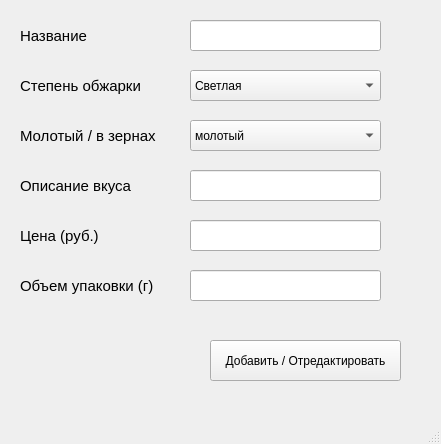
<?xml version="1.0" encoding="UTF-8"?>
<ui version="4.0">
 <class>MainWindow</class>
 <widget class="QMainWindow" name="MainWindow">
  <property name="geometry">
   <rect>
    <x>0</x>
    <y>0</y>
    <width>441</width>
    <height>444</height>
   </rect>
  </property>
  <property name="windowTitle">
   <string>Добавить элемент</string>
  </property>
  <widget class="QWidget" name="centralwidget">
   <widget class="QLineEdit" name="line1">
    <property name="geometry">
     <rect>
      <x>190</x>
      <y>20</y>
      <width>191</width>
      <height>31</height>
     </rect>
    </property>
   </widget>
   <widget class="QLineEdit" name="line2">
    <property name="geometry">
     <rect>
      <x>190</x>
      <y>170</y>
      <width>191</width>
      <height>31</height>
     </rect>
    </property>
   </widget>
   <widget class="QLineEdit" name="line3">
    <property name="geometry">
     <rect>
      <x>190</x>
      <y>220</y>
      <width>191</width>
      <height>31</height>
     </rect>
    </property>
   </widget>
   <widget class="QLabel" name="label">
    <property name="geometry">
     <rect>
      <x>10</x>
      <y>320</y>
      <width>181</width>
      <height>71</height>
     </rect>
    </property>
    <property name="text">
     <string/>
    </property>
   </widget>
   <widget class="QPushButton" name="btn1">
    <property name="geometry">
     <rect>
      <x>210</x>
      <y>340</y>
      <width>191</width>
      <height>41</height>
     </rect>
    </property>
    <property name="text">
     <string>Добавить / Отредактировать</string>
    </property>
   </widget>
   <widget class="QLabel" name="label_2">
    <property name="geometry">
     <rect>
      <x>20</x>
      <y>20</y>
      <width>141</width>
      <height>31</height>
     </rect>
    </property>
    <property name="font">
     <font>
      <pointsize>11</pointsize>
     </font>
    </property>
    <property name="text">
     <string>Название</string>
    </property>
   </widget>
   <widget class="QLabel" name="label_3">
    <property name="geometry">
     <rect>
      <x>20</x>
      <y>70</y>
      <width>141</width>
      <height>31</height>
     </rect>
    </property>
    <property name="font">
     <font>
      <pointsize>11</pointsize>
     </font>
    </property>
    <property name="text">
     <string>Степень обжарки</string>
    </property>
   </widget>
   <widget class="QLabel" name="label_4">
    <property name="geometry">
     <rect>
      <x>20</x>
      <y>120</y>
      <width>141</width>
      <height>31</height>
     </rect>
    </property>
    <property name="font">
     <font>
      <pointsize>11</pointsize>
     </font>
    </property>
    <property name="text">
     <string>Молотый / в зернах</string>
    </property>
   </widget>
   <widget class="QLabel" name="label_5">
    <property name="geometry">
     <rect>
      <x>20</x>
      <y>170</y>
      <width>141</width>
      <height>31</height>
     </rect>
    </property>
    <property name="font">
     <font>
      <pointsize>11</pointsize>
     </font>
    </property>
    <property name="text">
     <string>Описание вкуса</string>
    </property>
   </widget>
   <widget class="QComboBox" name="cb1">
    <property name="geometry">
     <rect>
      <x>190</x>
      <y>70</y>
      <width>191</width>
      <height>31</height>
     </rect>
    </property>
    <item>
     <property name="text">
      <string>Светлая</string>
     </property>
    </item>
    <item>
     <property name="text">
      <string>Средняя</string>
     </property>
    </item>
    <item>
     <property name="text">
      <string>Сильная</string>
     </property>
    </item>
   </widget>
   <widget class="QComboBox" name="cb2">
    <property name="geometry">
     <rect>
      <x>190</x>
      <y>120</y>
      <width>191</width>
      <height>31</height>
     </rect>
    </property>
    <item>
     <property name="text">
      <string>молотый</string>
     </property>
    </item>
    <item>
     <property name="text">
      <string>в зернах</string>
     </property>
    </item>
   </widget>
   <widget class="QLabel" name="label_6">
    <property name="geometry">
     <rect>
      <x>20</x>
      <y>220</y>
      <width>141</width>
      <height>31</height>
     </rect>
    </property>
    <property name="font">
     <font>
      <pointsize>11</pointsize>
     </font>
    </property>
    <property name="text">
     <string>Цена (руб.)</string>
    </property>
   </widget>
   <widget class="QLabel" name="label_7">
    <property name="geometry">
     <rect>
      <x>20</x>
      <y>270</y>
      <width>141</width>
      <height>31</height>
     </rect>
    </property>
    <property name="font">
     <font>
      <pointsize>11</pointsize>
     </font>
    </property>
    <property name="text">
     <string>Объем упаковки (г)</string>
    </property>
   </widget>
   <widget class="QLineEdit" name="line4">
    <property name="geometry">
     <rect>
      <x>190</x>
      <y>270</y>
      <width>191</width>
      <height>31</height>
     </rect>
    </property>
   </widget>
  </widget>
  <widget class="QMenuBar" name="menubar">
   <property name="geometry">
    <rect>
     <x>0</x>
     <y>0</y>
     <width>441</width>
     <height>21</height>
    </rect>
   </property>
  </widget>
  <widget class="QStatusBar" name="statusbar"/>
 </widget>
 <resources/>
 <connections/>
</ui>
